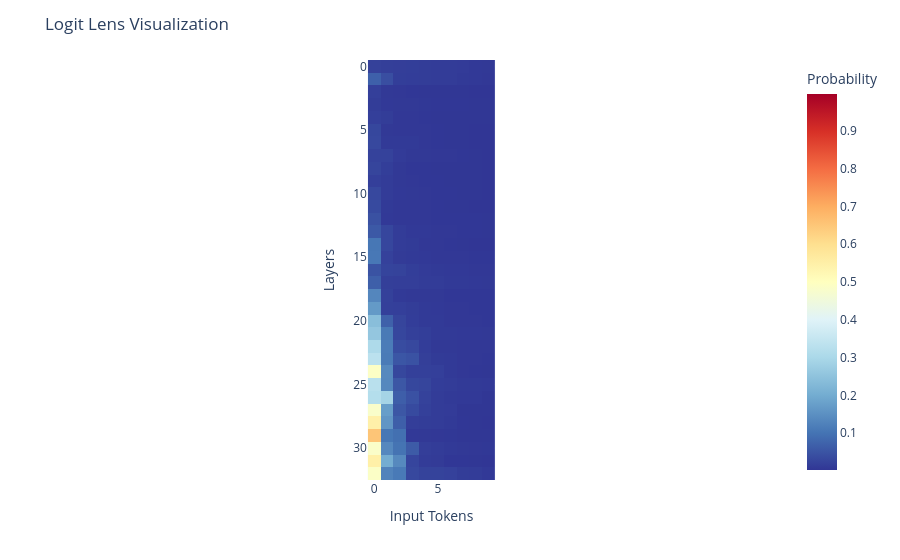

Notebook code cell kept with this figure:
### Code cell
import plotly.express as px
import plotly.io as pio

fig = px.imshow(
    top_k_probs.detach().cpu().numpy(),
    x=list(range(top_k_probs.shape[1])),
    y=list(range(top_k_probs.shape[0])),
    color_continuous_scale=px.colors.diverging.RdYlBu_r,
    color_continuous_midpoint=0.50,
    text_auto=True,
    labels=dict(x="Input Tokens", y="Layers", color="Probability"),
    height=1000,
    width=500,
)

fig.update_layout(
    title='Logit Lens Visualization',
    xaxis_tickangle=0
)

fig.update_traces(text=prob_words, texttemplate="%{text}")
fig.show()

### Figure 1 — Plotly figure (JSON) as saved in the notebook; plotly's stock layout.template omitted (floating-point values rounded to 4 significant figures; data arrays with more than 128 entries replaced by an {"elided": "..."} marker saying what was removed)
{"data": [{"coloraxis": "coloraxis", "hovertemplate": "Input Tokens: %{x}<br>Layers: %{y}<br>Probability: %{z}<extra></extra>", "name": "0", "text": {"elided": "33x10 str values"}, "texttemplate": "%{text}", "type": "heatmap", "x": [0, 1, 2, 3, 4, 5, 6, 7, 8, 9], "xaxis": "x", "y": [0, 1, 2, 3, 4, 5, 6, 7, 8, 9, 10, 11, 12, 13, 14, 15, 16, 17, 18, 19, 20, 21, 22, 23, 24, 25, 26, 27, 28, 29, 30, 31, 32], "yaxis": "y", "z": {"elided": "33x10 float values"}}], "layout": {"coloraxis": {"cmid": 0.5, "colorbar": {"title": {"text": "Probability"}}, "colorscale": [[0, "rgb(49,54,149)"], [0.1, "rgb(69,117,180)"], [0.2, "rgb(116,173,209)"], [0.3, "rgb(171,217,233)"], [0.4, "rgb(224,243,248)"], [0.5, "rgb(255,255,191)"], [0.6, "rgb(254,224,144)"], [0.7, "rgb(253,174,97)"], [0.8, "rgb(244,109,67)"], [0.9, "rgb(215,48,39)"], [1, "rgb(165,0,38)"]]}, "margin": {"t": 60}, "title": {"text": "Logit Lens Visualization"}, "xaxis": {"anchor": "y", "constrain": "domain", "domain": [0, 1], "scaleanchor": "y", "tickangle": 0, "title": {"text": "Input Tokens"}}, "yaxis": {"anchor": "x", "autorange": "reversed", "constrain": "domain", "domain": [0, 1], "title": {"text": "Layers"}}}}
